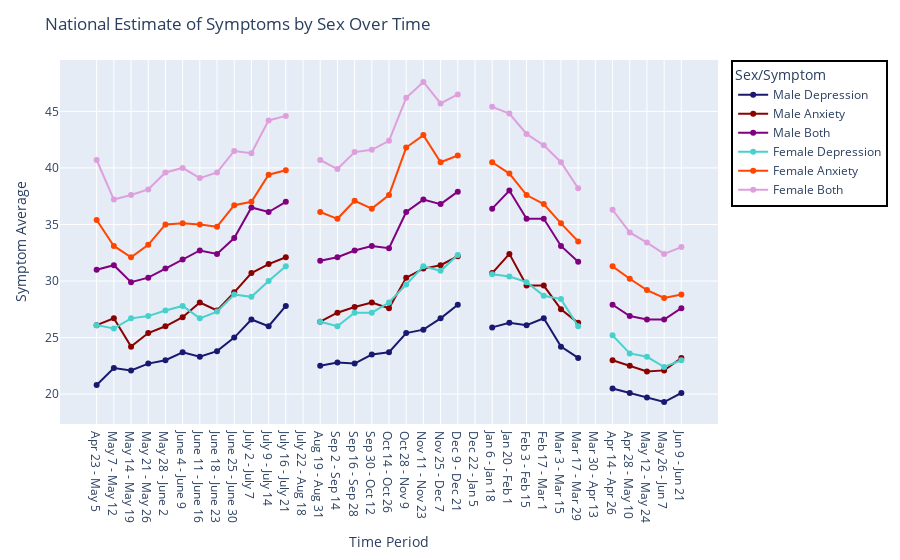

The cell this chart's notebook holds for it:
### Code cell
#Creating for loop to go through each Sex subgroup each time period
#Depression by Sex


fig = go.Figure()
fig.add_trace(go.Scatter(x = maleDF['Time Period Label'], y = maleDF['Value'],
                        mode = 'lines+markers',
                        name = 'Male Depression',
                        line = dict(color = 'midnightblue', width = 2)))
fig.add_trace(go.Scatter(x = maleAF['Time Period Label'], y = maleAF['Value'],
                        mode = 'lines+markers',
                        name = 'Male Anxiety',
                        line = dict(color = 'darkred', width = 2)))
fig.add_trace(go.Scatter(x = maleBF['Time Period Label'], y = maleBF['Value'],
                        mode = 'lines+markers',
                        name = 'Male Both',
                        line = dict(color = 'purple', width = 2)))
fig.add_trace(go.Scatter(x = FmaleDF['Time Period Label'], y = FmaleDF['Value'],
                        mode = 'lines+markers',
                        name = 'Female Depression',
                        line = dict(color = 'mediumturquoise', width = 2)))
fig.add_trace(go.Scatter(x = FmaleAF['Time Period Label'], y = FmaleAF['Value'],
                        mode = 'lines+markers',
                        name = 'Female Anxiety',
                        line = dict(color = 'orangered', width = 2)))
fig.add_trace(go.Scatter(x = FmaleBF['Time Period Label'], y = FmaleBF['Value'],
                        mode = 'lines+markers',
                        name = 'Female Both',
                        line = dict(color = 'plum', width = 2)))

fig.update_layout(title = 'National Estimate of Symptoms by Sex Over Time',
                 xaxis_title = 'Time Period',
                 yaxis_title = 'Symptom Average',
                  legend_title_text = 'Sex/Symptom',
                  margin = dict(l = 60, r = 60, t = 60, b = 60),
                  paper_bgcolor = "white",
                 legend = dict(bgcolor = "light grey",
                              bordercolor = "black",
                              borderwidth = 2))
fig.update_yaxes(automargin = True)


#save and display figure
#fig.write_image('national_estimate_sex_allsymptoms.svg')
fig.write_html('national_estimate_sex_allsymptoms.html', full_html = False)
fig.show()

### Figure 1 — Plotly figure (JSON) as saved in the notebook; plotly's stock layout.template omitted (floating-point values rounded to 4 significant figures)
{"data": [{"line": {"color": "midnightblue", "width": 2}, "mode": "lines+markers", "name": "Male Depression", "type": "scatter", "x": ["Apr 23 - May 5", "May 7 - May 12", "May 14 - May 19", "May 21 - May 26", "May 28 - June 2", "June 4 - June 9", "June 11 - June 16", "June 18 - June 23", "June 25 - June 30", "July 2 - July 7", "July 9 - July 14", "July 16 - July 21", "July 22 - Aug 18", "Aug 19 - Aug 31", "Sep 2 - Sep 14", "Sep 16 - Sep 28", "Sep 30 - Oct 12", "Oct 14 - Oct 26", "Oct 28 - Nov 9", "Nov 11 - Nov 23", "Nov 25 - Dec 7", "Dec 9 - Dec 21", "Dec 22 - Jan 5", "Jan 6 - Jan 18", "Jan 20 - Feb 1", "Feb 3 - Feb 15", "Feb 17 - Mar 1", "Mar 3 - Mar 15", "Mar 17 - Mar 29", "Mar 30 - Apr 13", "Apr 14 - Apr 26", "Apr 28 - May 10", "May 12 - May 24", "May 26 - Jun 7", "Jun 9 - Jun 21"], "y": [20.8, 22.3, 22.1, 22.7, 23, 23.7, 23.3, 23.8, 25, 26.6, 26, 27.8, null, 22.5, 22.8, 22.7, 23.5, 23.7, 25.4, 25.7, 26.7, 27.9, null, 25.9, 26.3, 26.1, 26.7, 24.2, 23.2, null, 20.5, 20.1, 19.7, 19.3, 20.1]}, {"line": {"color": "darkred", "width": 2}, "mode": "lines+markers", "name": "Male Anxiety", "type": "scatter", "x": ["Apr 23 - May 5", "May 7 - May 12", "May 14 - May 19", "May 21 - May 26", "May 28 - June 2", "June 4 - June 9", "June 11 - June 16", "June 18 - June 23", "June 25 - June 30", "July 2 - July 7", "July 9 - July 14", "July 16 - July 21", "July 22 - Aug 18", "Aug 19 - Aug 31", "Sep 2 - Sep 14", "Sep 16 - Sep 28", "Sep 30 - Oct 12", "Oct 14 - Oct 26", "Oct 28 - Nov 9", "Nov 11 - Nov 23", "Nov 25 - Dec 7", "Dec 9 - Dec 21", "Dec 22 - Jan 5", "Jan 6 - Jan 18", "Jan 20 - Feb 1", "Feb 3 - Feb 15", "Feb 17 - Mar 1", "Mar 3 - Mar 15", "Mar 17 - Mar 29", "Mar 30 - Apr 13", "Apr 14 - Apr 26", "Apr 28 - May 10", "May 12 - May 24", "May 26 - Jun 7", "Jun 9 - Jun 21"], "y": [26.1, 26.7, 24.2, 25.4, 26, 26.8, 28.1, 27.4, 29, 30.7, 31.5, 32.1, null, 26.4, 27.2, 27.7, 28.1, 27.6, 30.3, 31.1, 31.4, 32.2, null, 30.7, 32.4, 29.6, 29.6, 27.5, 26.3, null, 23, 22.5, 22, 22.1, 23.2]}, {"line": {"color": "purple", "width": 2}, "mode": "lines+markers", "name": "Male Both", "type": "scatter", "x": ["Apr 23 - May 5", "May 7 - May 12", "May 14 - May 19", "May 21 - May 26", "May 28 - June 2", "June 4 - June 9", "June 11 - June 16", "June 18 - June 23", "June 25 - June 30", "July 2 - July 7", "July 9 - July 14", "July 16 - July 21", "July 22 - Aug 18", "Aug 19 - Aug 31", "Sep 2 - Sep 14", "Sep 16 - Sep 28", "Sep 30 - Oct 12", "Oct 14 - Oct 26", "Oct 28 - Nov 9", "Nov 11 - Nov 23", "Nov 25 - Dec 7", "Dec 9 - Dec 21", "Dec 22 - Jan 5", "Jan 6 - Jan 18", "Jan 20 - Feb 1", "Feb 3 - Feb 15", "Feb 17 - Mar 1", "Mar 3 - Mar 15", "Mar 17 - Mar 29", "Mar 30 - Apr 13", "Apr 14 - Apr 26", "Apr 28 - May 10", "May 12 - May 24", "May 26 - Jun 7", "Jun 9 - Jun 21"], "y": [31, 31.4, 29.9, 30.3, 31.1, 31.9, 32.7, 32.4, 33.8, 36.5, 36.1, 37, null, 31.8, 32.1, 32.7, 33.1, 32.9, 36.1, 37.2, 36.8, 37.9, null, 36.4, 38, 35.5, 35.5, 33.1, 31.7, null, 27.9, 26.9, 26.6, 26.6, 27.6]}, {"line": {"color": "mediumturquoise", "width": 2}, "mode": "lines+markers", "name": "Female Depression", "type": "scatter", "x": ["Apr 23 - May 5", "May 7 - May 12", "May 14 - May 19", "May 21 - May 26", "May 28 - June 2", "June 4 - June 9", "June 11 - June 16", "June 18 - June 23", "June 25 - June 30", "July 2 - July 7", "July 9 - July 14", "July 16 - July 21", "July 22 - Aug 18", "Aug 19 - Aug 31", "Sep 2 - Sep 14", "Sep 16 - Sep 28", "Sep 30 - Oct 12", "Oct 14 - Oct 26", "Oct 28 - Nov 9", "Nov 11 - Nov 23", "Nov 25 - Dec 7", "Dec 9 - Dec 21", "Dec 22 - Jan 5", "Jan 6 - Jan 18", "Jan 20 - Feb 1", "Feb 3 - Feb 15", "Feb 17 - Mar 1", "Mar 3 - Mar 15", "Mar 17 - Mar 29", "Mar 30 - Apr 13", "Apr 14 - Apr 26", "Apr 28 - May 10", "May 12 - May 24", "May 26 - Jun 7", "Jun 9 - Jun 21"], "y": [26.1, 25.8, 26.7, 26.9, 27.4, 27.8, 26.7, 27.3, 28.8, 28.6, 30, 31.3, null, 26.4, 26, 27.2, 27.2, 28.1, 29.7, 31.3, 30.9, 32.3, null, 30.6, 30.4, 29.9, 28.7, 28.4, 26, null, 25.2, 23.6, 23.3, 22.4, 23]}, {"line": {"color": "orangered", "width": 2}, "mode": "lines+markers", "name": "Female Anxiety", "type": "scatter", "x": ["Apr 23 - May 5", "May 7 - May 12", "May 14 - May 19", "May 21 - May 26", "May 28 - June 2", "June 4 - June 9", "June 11 - June 16", "June 18 - June 23", "June 25 - June 30", "July 2 - July 7", "July 9 - July 14", "July 16 - July 21", "July 22 - Aug 18", "Aug 19 - Aug 31", "Sep 2 - Sep 14", "Sep 16 - Sep 28", "Sep 30 - Oct 12", "Oct 14 - Oct 26", "Oct 28 - Nov 9", "Nov 11 - Nov 23", "Nov 25 - Dec 7", "Dec 9 - Dec 21", "Dec 22 - Jan 5", "Jan 6 - Jan 18", "Jan 20 - Feb 1", "Feb 3 - Feb 15", "Feb 17 - Mar 1", "Mar 3 - Mar 15", "Mar 17 - Mar 29", "Mar 30 - Apr 13", "Apr 14 - Apr 26", "Apr 28 - May 10", "May 12 - May 24", "May 26 - Jun 7", "Jun 9 - Jun 21"], "y": [35.4, 33.1, 32.1, 33.2, 35, 35.1, 35, 34.8, 36.7, 37, 39.4, 39.8, null, 36.1, 35.5, 37.1, 36.4, 37.6, 41.8, 42.9, 40.5, 41.1, null, 40.5, 39.5, 37.6, 36.8, 35.1, 33.5, null, 31.3, 30.2, 29.2, 28.5, 28.8]}, {"line": {"color": "plum", "width": 2}, "mode": "lines+markers", "name": "Female Both", "type": "scatter", "x": ["Apr 23 - May 5", "May 7 - May 12", "May 14 - May 19", "May 21 - May 26", "May 28 - June 2", "June 4 - June 9", "June 11 - June 16", "June 18 - June 23", "June 25 - June 30", "July 2 - July 7", "July 9 - July 14", "July 16 - July 21", "July 22 - Aug 18", "Aug 19 - Aug 31", "Sep 2 - Sep 14", "Sep 16 - Sep 28", "Sep 30 - Oct 12", "Oct 14 - Oct 26", "Oct 28 - Nov 9", "Nov 11 - Nov 23", "Nov 25 - Dec 7", "Dec 9 - Dec 21", "Dec 22 - Jan 5", "Jan 6 - Jan 18", "Jan 20 - Feb 1", "Feb 3 - Feb 15", "Feb 17 - Mar 1", "Mar 3 - Mar 15", "Mar 17 - Mar 29", "Mar 30 - Apr 13", "Apr 14 - Apr 26", "Apr 28 - May 10", "May 12 - May 24", "May 26 - Jun 7", "Jun 9 - Jun 21"], "y": [40.7, 37.2, 37.6, 38.1, 39.6, 40, 39.1, 39.6, 41.5, 41.3, 44.2, 44.6, null, 40.7, 39.9, 41.4, 41.6, 42.4, 46.2, 47.6, 45.7, 46.5, null, 45.4, 44.8, 43, 42, 40.5, 38.2, null, 36.3, 34.3, 33.4, 32.4, 33]}], "layout": {"autosize": true, "legend": {"bgcolor": "light grey", "bordercolor": "black", "borderwidth": 2, "title": {"text": "Sex/Symptom"}}, "margin": {"b": 60, "l": 60, "r": 60, "t": 60}, "paper_bgcolor": "white", "title": {"text": "National Estimate of Symptoms by Sex Over Time"}, "xaxis": {"autorange": true, "range": [-2.173, 36.17], "title": {"text": "Time Period"}, "type": "category"}, "yaxis": {"automargin": true, "autorange": true, "range": [17.16, 49.74], "title": {"text": "Symptom Average"}, "type": "linear"}}}
